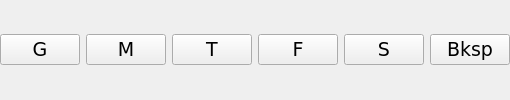
                         <widget class="QWidget" name="widget_10" native="true">
                          <property name="sizePolicy">
                           <sizepolicy hsizetype="Preferred" vsizetype="Preferred">
                            <horstretch>1</horstretch>
                            <verstretch>0</verstretch>
                           </sizepolicy>
                          </property>
                          <layout class="QHBoxLayout" name="horizontalLayout_7">
                           <property name="leftMargin">
                            <number>0</number>
                           </property>
                           <property name="topMargin">
                            <number>0</number>
                           </property>
                           <property name="rightMargin">
                            <number>0</number>
                           </property>
                           <property name="bottomMargin">
                            <number>0</number>
                           </property>
                           <item>
                            <widget class="QPushButton" name="pushButton_119">
                             <property name="sizePolicy">
                              <sizepolicy hsizetype="Preferred" vsizetype="Fixed">
                               <horstretch>0</horstretch>
                               <verstretch>0</verstretch>
                              </sizepolicy>
                             </property>
                             <property name="font">
                              <font>
                               <family>DejaVu Sans</family>
                               <pointsize>14</pointsize>
                              </font>
                             </property>
                             <property name="text">
                              <string>G</string>
                             </property>
                             <attribute name="buttonGroup">
                              <string notr="true">mdiSmartButtonGroup</string>
                             </attribute>
                            </widget>
                           </item>
                           <item>
                            <widget class="QPushButton" name="pushButton_120">
                             <property name="sizePolicy">
                              <sizepolicy hsizetype="Preferred" vsizetype="Fixed">
                               <horstretch>0</horstretch>
                               <verstretch>0</verstretch>
                              </sizepolicy>
                             </property>
                             <property name="font">
                              <font>
                               <family>DejaVu Sans</family>
                               <pointsize>14</pointsize>
                              </font>
                             </property>
                             <property name="text">
                              <string>M</string>
                             </property>
                             <attribute name="buttonGroup">
                              <string notr="true">mdiSmartButtonGroup</string>
                             </attribute>
                            </widget>
                           </item>
                           <item>
                            <widget class="QPushButton" name="pushButton_121">
                             <property name="sizePolicy">
                              <sizepolicy hsizetype="Preferred" vsizetype="Fixed">
                               <horstretch>0</horstretch>
                               <verstretch>0</verstretch>
                              </sizepolicy>
                             </property>
                             <property name="font">
                              <font>
                               <family>DejaVu Sans</family>
                               <pointsize>14</pointsize>
                              </font>
                             </property>
                             <property name="text">
                              <string>T</string>
                             </property>
                             <attribute name="buttonGroup">
                              <string notr="true">mdiSmartButtonGroup</string>
                             </attribute>
                            </widget>
                           </item>
                           <item>
                            <widget class="QPushButton" name="pushButton_122">
                             <property name="sizePolicy">
                              <sizepolicy hsizetype="Preferred" vsizetype="Fixed">
                               <horstretch>0</horstretch>
                               <verstretch>0</verstretch>
                              </sizepolicy>
                             </property>
                             <property name="font">
                              <font>
                               <family>DejaVu Sans</family>
                               <pointsize>14</pointsize>
                              </font>
                             </property>
                             <property name="text">
                              <string>F</string>
                             </property>
                             <attribute name="buttonGroup">
                              <string notr="true">mdiSmartButtonGroup</string>
                             </attribute>
                            </widget>
                           </item>
                           <item>
                            <widget class="QPushButton" name="pushButton_123">
                             <property name="sizePolicy">
                              <sizepolicy hsizetype="Preferred" vsizetype="Fixed">
                               <horstretch>0</horstretch>
                               <verstretch>0</verstretch>
                              </sizepolicy>
                             </property>
                             <property name="font">
                              <font>
                               <family>DejaVu Sans</family>
                               <pointsize>14</pointsize>
                              </font>
                             </property>
                             <property name="text">
                              <string>S</string>
                             </property>
                             <attribute name="buttonGroup">
                              <string notr="true">mdiSmartButtonGroup</string>
                             </attribute>
                            </widget>
                           </item>
                           <item>
                            <widget class="QPushButton" name="mdiSmartBackspace">
                             <property name="sizePolicy">
                              <sizepolicy hsizetype="Preferred" vsizetype="Fixed">
                               <horstretch>0</horstretch>
                               <verstretch>0</verstretch>
                              </sizepolicy>
                             </property>
                             <property name="font">
                              <font>
                               <family>DejaVu Sans</family>
                               <pointsize>14</pointsize>
                              </font>
                             </property>
                             <property name="text">
                              <string>Bksp</string>
                             </property>
                            </widget>
                           </item>
                          </layout>
                         </widget>
